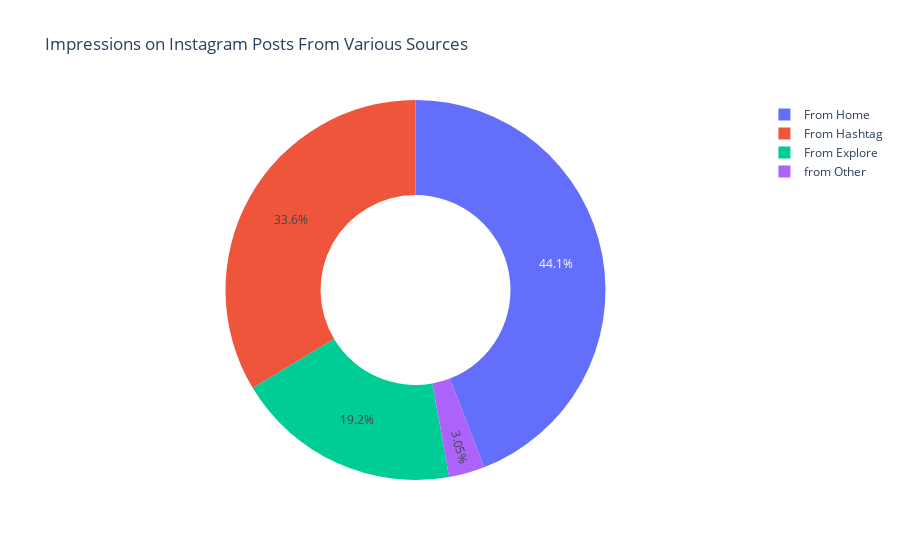

Notebook code cell kept with this figure:
### Code cell
home=data['From Home'].sum()
hashtag=data['From Hashtags'].sum()
explore=data['From Explore'].sum()
other=data['From Other'].sum()
labels=['From Home', 'From Hashtag', 'From Explore', 'from Other']
values=[home, hashtag, explore, other]
fig=px.pie(data, values=values, names=labels, 
             title='Impressions on Instagram Posts From Various Sources', hole=0.5)
fig.show()

### Figure 1 — Plotly figure (JSON) as saved in the notebook; plotly's stock layout.template omitted (floating-point values rounded to 4 significant figures)
{"data": [{"domain": {"x": [0, 1], "y": [0, 1]}, "hole": 0.5, "hovertemplate": "label=%{label}<br>value=%{value}<extra></extra>", "labels": ["From Home", "From Hashtag", "From Explore", "from Other"], "legendgroup": "", "name": "", "showlegend": true, "type": "pie", "values": [294619, 224614, 128294, 20360]}], "layout": {"legend": {"tracegroupgap": 0}, "title": {"text": "Impressions on Instagram Posts From Various Sources"}}}
